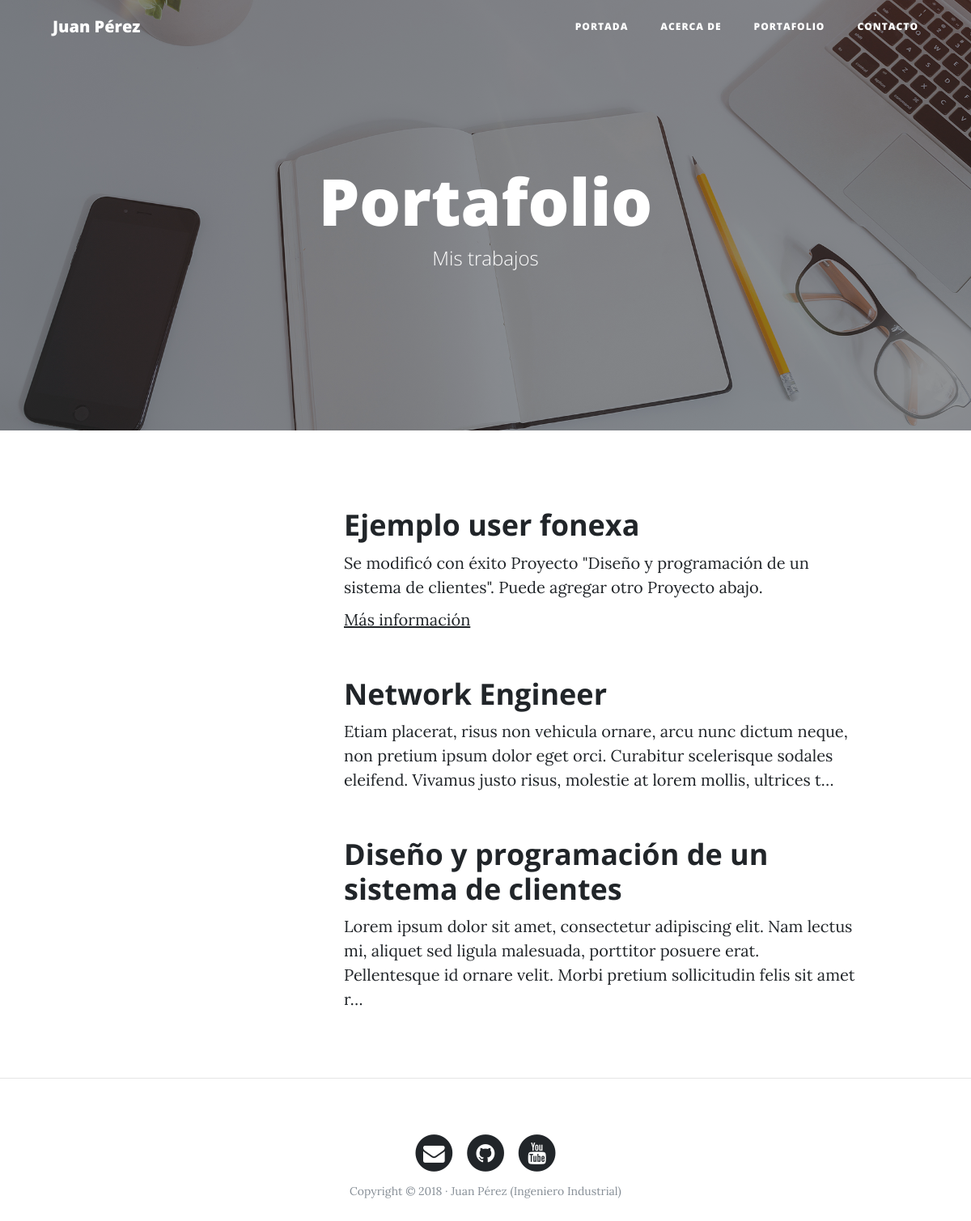
The page /portfolio/ on the database its author committed.
### portfolio/models.py (models this page shows, shortened)
class Project(models.Model):
    title = models.CharField(max_length=200, verbose_name="Título")
    description = models.TextField(verbose_name="Descripción")
    image = models.ImageField(verbose_name="Imagen", upload_to="projects")
    link = models.URLField(null=True, blank=True, verbose_name="Enlace")
    created = models.DateTimeField(auto_now_add=True, verbose_name="Fecha de creación")
    updated = models.DateTimeField(auto_now=True, verbose_name="Fecha de edición")
    class Meta:
        verbose_name = 'Proyecto'
        verbose_name_plural = 'Proyectos'
        ordering = ['-created'] # Del mas nuevo al mas antigu

### portfolio/views.py (the view)
# urls.py: path('portfolio/', portfolio_views.portfolio, name="portfolio"),
def portfolio(request):
    projects = Project.objects.all()
    return render(request, 'portfolio/portfolio.html', {'projects':projects})

### portfolio/templates/portfolio/portfolio.html (shortened to what this page needs)
{% extends 'core/base.html' %}
{% block background %}{% load static %}{% static 'core/img/portfolio-bg.jpg' %}{% endblock %}
{% block headers %}
<h1>Portafolio</h1>
<span class="subheading">Mis trabajos</span>
{% endblock %}
{% block content %}
  {% for project in projects %}
    <div class="row project">
      <div class="col-lg-3 col-md-4 offset-lg-1">
      </div>
      <div class="col-lg-7 col-md-8">
        <h2 class="section-heading title">{{ project.title }}</h2>
        <p>{{ project.description|truncatechars:200 }}</p>
        {% if project.link %}
        <p><a href="{{ project.link }}">Más información</a></p>
        {% endif %}
      </div>
    </div>
  {% endfor %}
{% endblock %}

### rows shown on the page
Project: title "Ejemplo user fonexa", description "Se modificó con éxito Proyecto \"Diseño y programación de un sistema de clientes\". Puede agregar otro Proyecto abajo."
Project: title "Network Engineer", description "Etiam placerat, risus non vehicula ornare, arcu nunc dictum neque, non pretium ipsum dolor eget orci. Curabitur scelerisque sodales eleifend. Vivamus justo risus, molestie at lorem mollis, ultrices t…"
Project: title "Diseño y programación de un sistema de clientes", description "Lorem ipsum dolor sit amet, consectetur adipiscing elit. Nam lectus mi, aliquet sed ligula malesuada, porttitor posuere erat. Pellentesque id ornare velit. Morbi pretium sollicitudin felis sit amet r…"
